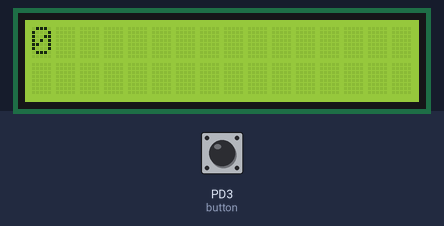
Simulated run of this program. Board: ATmega328P, built with avr-gcc and emulated at 16 MHz (the files do not name the chip). Parts: 16×2 character LCD. Wiring (inferred from the signals the program sends): character LCD (HD44780): RS PC4; E PC5; data PC0, PC1, PC2, PC3. Inputs (shaded band) come from the test bench; at power-on: PD3 (button) LOW.

Above: at 1.2 s.
1.3 s: PD3 (button) pulled HIGH for 0.15 s
At 3.1 s:
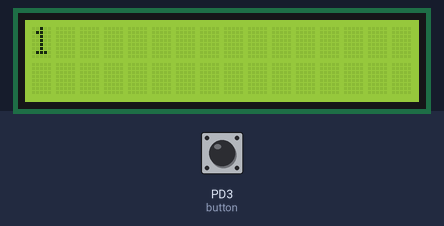
At 4.1 s:
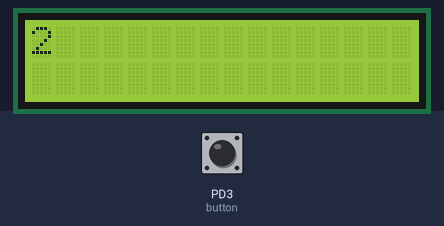
Timing chart, 0 to 5.6 s (numbered marks = the images above; inputs shaded):
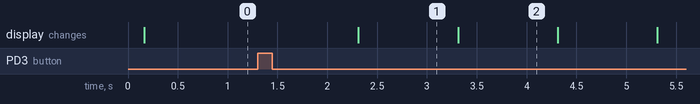

The program:

main.c
```c
#define F_CPU 16000000UL
#define BAUD 9600
#define MYUBRR F_CPU/16/BAUD-1
#define TIMER0_CNT 256 // 8 bit counter max

#include <avr/io.h>
#include <util/delay.h>
#include <avr/interrupt.h>

#include <stdio.h>


void LcdCmdWrite(unsigned char cm) {
	// Write upper nibble
	PORTC = (PORTC & 0xf0) | (cm >> 4);
	PORTC &= ~(1<<4); // RS = 0
	PORTC |= 1<<5; // E = 1
	_delay_ms(1);
	PORTC &= ~(1<<5); // E = 0
	_delay_ms(1);
	// Write lower nibble
	PORTC = (PORTC & 0xf0) | (cm & 0x0f);
	PORTC &= ~(1<<4); // RS = 0
	PORTC |= 1<<5; // E = 1
	_delay_ms(1);
	PORTC &= ~(1<<5); // E = 0
	_delay_ms(1);
}
void LcdDataWrite(unsigned char cm) {
	// Write upper nibble
	PORTC = (PORTC & 0xf0) | (cm >> 4);
	PORTC |= 1<<4; // RS = 1
	PORTC |= 1<<5; // E = 1
	_delay_ms(1);
	PORTC &= ~(1<<5); // E = 0
	_delay_ms(1);
	// Write lower nibble
	PORTC = (PORTC & 0xf0) | (cm & 0x0f);
	PORTC |= 1<<4; // RS = 1
	PORTC |= 1<<5; // E = 1
	_delay_ms(1);
	PORTC &= ~(1<<5); // E = 0
	_delay_ms(1);
}
void LcdCommandWrite_UpperNibble(unsigned char cm) {
	PORTC = (PORTC & 0xf0) | (cm >> 4);
	PORTC &= ~(1<<4); // RS = 0
	PORTC |= 1<<5; // E = 1
	_delay_ms(1);
	PORTC &= ~(1<<5); // E = 0
	_delay_ms(1);
}
void LcdInit() {
	LcdCommandWrite_UpperNibble(0x30);
	_delay_ms(4.1);
	LcdCommandWrite_UpperNibble(0x30);
	_delay_us(100);
	LcdCommandWrite_UpperNibble(0x30);
	LcdCommandWrite_UpperNibble(0x20);
	LcdCmdWrite(0x28);
	LcdCmdWrite(0x08);
	LcdCmdWrite(0x01);
	LcdCmdWrite(0x06);
	LcdCmdWrite(0x0c);
	_delay_ms(120);
}


void updateLCD(int value) { // updates to LCD with maximum 3 digit value
	LcdCmdWrite(0x01); // clear display
	LcdCmdWrite(0x02); // reset cursor

	char buffer[3];
	sprintf( buffer, "%d", value );

	short i;
	for(i = 0; i < 3; i++)
		if(buffer[i] >= 48 && buffer[i] <= 57)
			LcdDataWrite(buffer[i]);
}

void InitTimer0() { // Used to poll the push button every 100ms
	TCCR0A = 0x0;
	TCCR0B = 0x3; // prescaler -> clk/64
	OCR0A = TIMER0_CNT;
	TIMSK0 = _BV(OCIE0A);
	TCNT0 = 177; // Initialize timer to 177
}

void InitTimer1() { // Timer for actual application (1000 ms)
	TCCR1B |= (1 << WGM12);
	OCR1A = 15624;
	TIMSK1 |= (1 << OCIE1A);
	TCCR1B |= (1 << CS12) | (1 << CS10);
}

void resetTimer1() {
	TCNT1 = 0;
}

#define NotPushed 0
#define NewMaybe 1
#define JustPushed 2
#define OldPushed 3
#define OldMaybe 4

#define RESET_MODE 0
#define COUNT_MODE 1
#define STOP_MODE 2

unsigned char PushState = NotPushed; // state machine (implements de-bouncing)
unsigned char StopwatchMode = RESET_MODE;
unsigned short LCDCounter = 0;

ISR(TIMER0_COMPA_vect) {
	switch (PushState) {
		case NotPushed:
			if(PIND & (1<<PIND3)) { // If external button is active
				PushState = NewMaybe;
			} else {
				PushState = NotPushed;
			}
			break;
		case NewMaybe:
			if(PIND & (1<<PIND3)) { // Trigger to change state in state machine
				PushState = JustPushed;

				switch (StopwatchMode) {
					case RESET_MODE:
						StopwatchMode = COUNT_MODE;
						resetTimer1();
						break;
					case COUNT_MODE:
						StopwatchMode = STOP_MODE;
						break;
					case STOP_MODE:
						StopwatchMode = RESET_MODE;
						LCDCounter = 0;
						updateLCD(0);
						break;
				}

			} else {
				PushState = NotPushed;
			}
			break;
		case JustPushed:
			if(PIND & (1<<PIND3)) {
				PushState = OldPushed;
			} else {
				PushState = OldMaybe;
			}
			break;
		case OldPushed:
			if(PIND & (1<<PIND3)) {
				PushState = OldPushed;
			} else {
				PushState = OldMaybe;
			}
			break;
		case OldMaybe:
			if(PIND & (1<<PIND3)) {
				PushState = OldPushed;
			} else {
				PushState = NotPushed;
			}
			break;
	}

}


ISR(TIMER1_COMPA_vect) {
	if(StopwatchMode == COUNT_MODE) {
		LCDCounter++;
		if(LCDCounter > 255) {
			LCDCounter = 0;
		}
		updateLCD(LCDCounter);
	}
}


int main() {

	DDRC |= 0x3f; // LCD Control pins

	// Init LCD
	LcdInit();
	updateLCD(0);

	// Init interrupt
	InitTimer0();
	InitTimer1();
	sei();

	while(1) {}

	return 0;
}
```

Measured:
- after the input at 1.3 s, the display: changes after 1.0 s (image 1)
- what the display in image 1 shows lasts 1.0 s, from 2.3 s to 3.3 s
